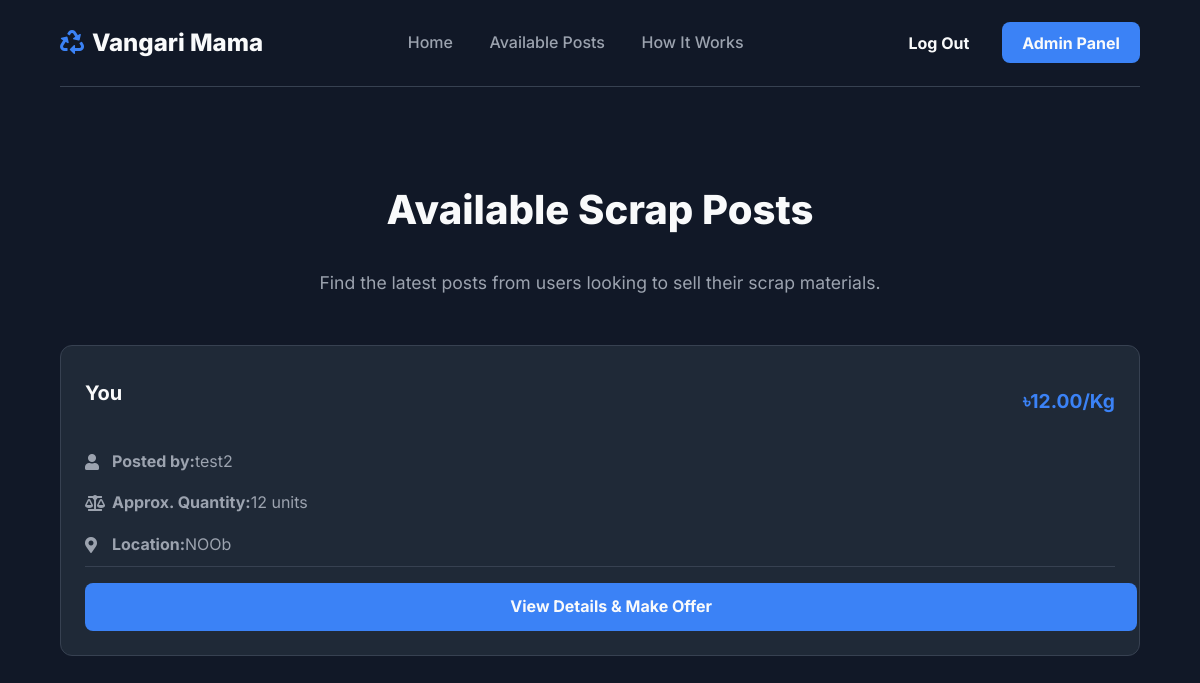
/posts (signed in), run on the app's committed database.
### models.py (models this page shows, shortened)
class TrashPost(db.Model):
    id = db.Column(db.Integer, primary_key=True)
    user_id = db.Column(db.Integer, db.ForeignKey('user.id'), nullable=False)
    trash_type = db.Column(db.String(50), nullable=False)
    quantity = db.Column(db.Integer, nullable=False)
    location = db.Column(db.String(255), nullable=False)
    description = db.Column(db.Text)
    status = db.Column(db.String(20), default='available', nullable=False)
    collector_id = db.Column(db.Integer, db.ForeignKey('user.id'))
    price_per_kg = db.Column(db.Numeric(10, 2), nullable=False)
    is_negotiable = db.Column(db.Boolean, default=False, nullable=False)
    created_at = db.Column(db.DateTime, default=datetime.utcnow)
    completed_at = db.Column(db.DateTime)
    final_weight_kg = db.Column(db.Float, nullable=True)
    final_price_per_kg = db.Column(db.Numeric(10, 2), nullable=True)
    total_transaction_value = db.Column(db.Numeric(10, 2), nullable=True)
    platform_profit = db.Column(db.Numeric(10, 2), nullable=True)
    phone_number = db.Column(db.String(20), nullable=True)
    google_map_link = db.Column(db.String(500), nullable=True)
    image_file = db.Column(db.String(30), nullable=False, default='default.jpg')
    reviews = db.relationship('Review', backref='post', lazy='dynamic', cascade="all, delete-orphan")

class User(UserMixin, db.Model):
    id = db.Column(db.Integer, primary_key=True)
    username = db.Column(db.String(64), unique=True, nullable=False)
    email = db.Column(db.String(120), unique=True, nullable=False)
    password_hash = db.Column(db.String(256), nullable=False)
    user_type = db.Column(db.String(20), default='user', nullable=False)
    is_admin = db.Column(db.Boolean, default=False)
    total_earnings = db.Column(db.Numeric(10, 2), default=0.00)
    created_at = db.Column(db.DateTime, default=datetime.utcnow)
    posts = db.relationship('TrashPost', foreign_keys='TrashPost.user_id', backref='owner', lazy='dynamic', cascade="all, delete-orphan")
    collections = db.relationship('TrashPost', foreign_keys='TrashPost.collector_id', backref='collector', lazy='dynamic')
    reviews_given = db.relationship('Review', foreign_keys='Review.reviewer_id', backref='reviewer', lazy='dynamic', cascade="all, delete-orphan")
    reviews_received = db.relationship('Review', foreign_keys='Review.reviewee_id', backref='reviewee', lazy='dynamic', cascade="all, delete-orphan")

### routes.py (the view)
@app.route('/posts')
def all_posts():
    query = request.args.get('query', '')
    if query:
        posts = TrashPost.query.filter(
            TrashPost.trash_type.ilike(f'%{query}%') |
            TrashPost.location.ilike(f'%{query}%')
        ).filter_by(status='available').order_by(TrashPost.created_at.desc()).all()
    else:
        posts = TrashPost.query.filter_by(status='available').order_by(TrashPost.created_at.desc()).all()
    return render_template('index.html', posts=posts, title='Available Posts', query=query)

### app.py (called while the page is built)
@login_manager.user_loader
def load_user(user_id):
    from models import User
    return User.query.get(int(user_id))

### templates/index.html (shortened to what this page needs)
{% extends "base.html" %}  {% block content %}
<div class="container">
  <div class="page-header">
    <h1>Available Scrap Posts</h1>
    <p>
      Find the latest posts from users looking to sell their scrap materials.
    </p>
  </div>
  <div class="post-grid">
    {% if posts %} {% for post in posts %}
    <div class="post-card">
      <div class="post-card-header">
        <h2>{{ post.trash_type.title() }}</h2>
        <span class="post-card-price"
          >৳{{ "%.2f"|format(post.price_per_kg) }}/Kg</span
        >
      </div>
      <div class="post-card-body">
        <p>
          <i class="fas fa-user"></i> <strong>Posted by:</strong> {{
          post.owner.username }}
        </p>
        <p>
          <i class="fas fa-balance-scale"></i>
          <strong>Approx. Quantity:</strong> {{ post.quantity }} units
        </p>
        <p>
          <i class="fas fa-map-marker-alt"></i> <strong>Location:</strong> {{
          post.location }}
        </p>
      </div>
      <div class="post-card-footer">
        <a
          href="{{ url_for('view_post', post_id=post.id) }}"
          class="view-details-btn"
          >View Details & Make Offer</a
        >
      </div>
    </div>
    {% endfor %} {% endif %}
  </div>
</div>
{% endblock %}

### templates/base.html (style rules this page uses)
:root { --dark-bg: #111827; --dark-card: #1F2937; --primary-blue: #3B82F6; --primary-hover: #2563EB; --text-light: #F9FAFB; --text-muted: #9CA3AF; --border-color: #374151; }
body { background-color: var(--dark-bg); color: var(--text-light); font-family: 'Inter', sans-serif; margin: 0; line-height: 1.6; }
.container { width: 90%; max-width: 1200px; margin: 0 auto; }
.post-card { background-color: var(--dark-bg); border: 1px solid var(--border-color); border-radius: 0.75rem; padding: 1.5rem; display: flex; flex-direction: column; }
.post-card-price { font-size: 1.1rem; font-weight: 700; color: var(--primary-blue); margin-top: auto; padding-top: 1rem; }
.page-header { text-align: center; margin-bottom: 3rem; }
.page-header h1 { font-size: 2.5rem; font-weight: 800; }
.page-header p { color: var(--text-muted); font-size: 1.1rem; }
.post-grid { display: grid; grid-template-columns: repeat(auto-fit, minmax(320px, 1fr)); gap: 1.5rem; }
.post-card { background-color: var(--dark-card); border: 1px solid var(--border-color); border-radius: 0.75rem; padding: 1.5rem; display: flex; flex-direction: column; transition: transform 0.2s ease, box-shadow 0.2s ease; }
.post-card-header { display: flex; justify-content: space-between; align-items: center; margin-bottom: 1rem; }
.post-card-header h2 { font-size: 1.25rem; font-weight: 700; margin: 0; }
.post-card-price { font-size: 1.2rem; font-weight: 700; color: var(--primary-blue); }
.post-card-body p { color: var(--text-muted); margin-bottom: 0.5rem; display: flex; align-items: center; }
.post-card-body i { margin-right: 0.75rem; color: var(--text-muted); width: 15px; }
.post-card-footer { margin-top: auto; padding-top: 1rem; border-top: 1px solid var(--border-color); }
.view-details-btn { display: block; width: 100%; text-align: center; padding: 0.7rem; background-color: var(--primary-blue); color: var(--text-light); text-decoration: none; border-radius: 0.5rem; font-weight: 700; transition: background-color 0.2s ease; }

### data on the page
TrashPost: trash_type "You", price_per_kg "12.00", owner.username "test2", quantity "12", location "NOOb"
